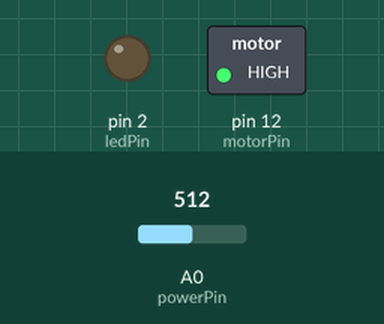
A sketch run on a simulated Arduino Uno, built with avr-gcc and run on an emulated ATmega328P. Parts: switched loads named in the sketch (green lamp = pin HIGH), output pins drawn as LEDs (lit = HIGH). Inputs (shaded band) come from the test bench; at power-on: A0 (powerPin) = 512. Pins used as bus, display or sensor lines are not drawn.

Above: at 1.2 s.
1.3 s: A0 (powerPin) set to 526
At 2.2 s:
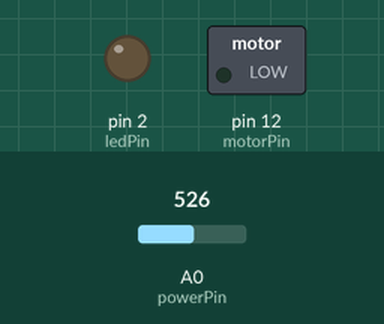
2.8 s: A0 (powerPin) set to 511
At 3.5 s:
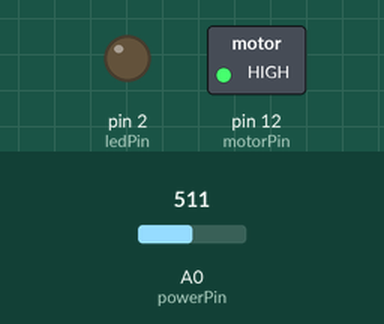
4.3 s: A0 (powerPin) set to 716
At 5.7 s:
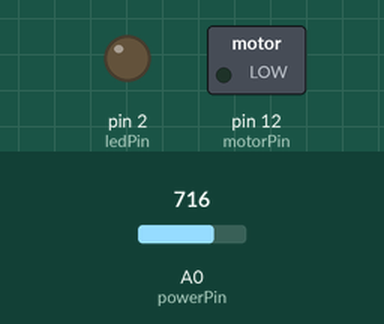
Timing chart, 0 to 7.3 s (numbered marks = the images above; inputs shaded):
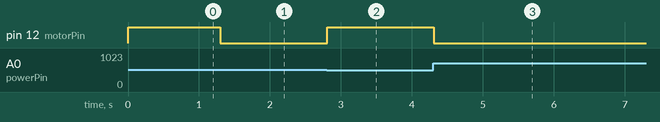

Measured:
- the behaviour switches between 513 and 514 on A0 (powerPin) (found by bisection; images 0 and 1)
- after the input at 1.3 s, pin 12 (motorPin): HIGH → LOW at once
- after the input at 2.8 s, pin 12 (motorPin): LOW → HIGH at once
- after the input at 4.3 s, pin 12 (motorPin): HIGH → LOW at once

The sketch:

4-3dcMoterPOTSpeed.ino
```cpp
/*
 Ex4. 4-3dcMoterPOTSpeed
 D1 mini port output
WeMos D1 mini Pin Number  Arduino IDE Pin Number
A0     : POT
D0  16
D1  5
D2  4 : button
D3  0
D4  2 : Default LED
D5  14 : POT POWER OUT
D6  12 : motor
D7  13
D8  15
TX  1
RX  3
*/
//#include <ESP8266WiFi.h>

//const int buttonPin = 4;//D2
const int ledPin = 2;//BUILTIN_LED D4
const int motorPin = 12;//D6
const int powerPin = 14;//D5

int POT = 0;
int mPOT = 0;

void setup()
{
  pinMode(A0, INPUT);
  pinMode(ledPin, OUTPUT);
  pinMode(motorPin, OUTPUT);
  pinMode(powerPin, OUTPUT);
  digitalWrite(powerPin, HIGH);
  Serial.begin(9600);
}

void loop()
{
  POT = analogRead(A0);
  mPOT = map(POT, 0, 1023, 255, 0);
  analogWrite(motorPin, mPOT);//
//  Serial.print("POT: ");
//  Serial.print(POT);
//  Serial.print("mPOT: ");
//  Serial.println(mPOT);
  delay(10); // Wait for 10 millisecond(s)
}
```
